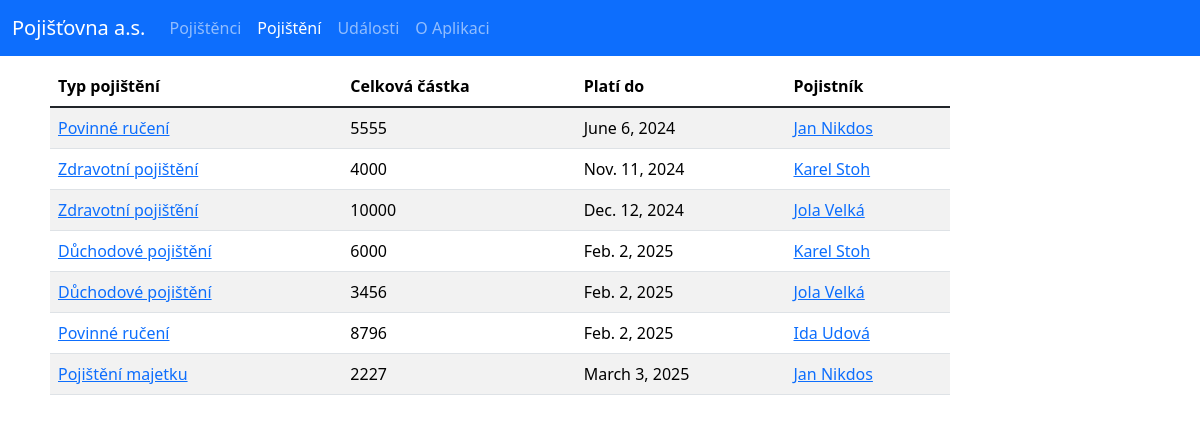
/insurance-policy/, run on an earlier commit of the app's database.
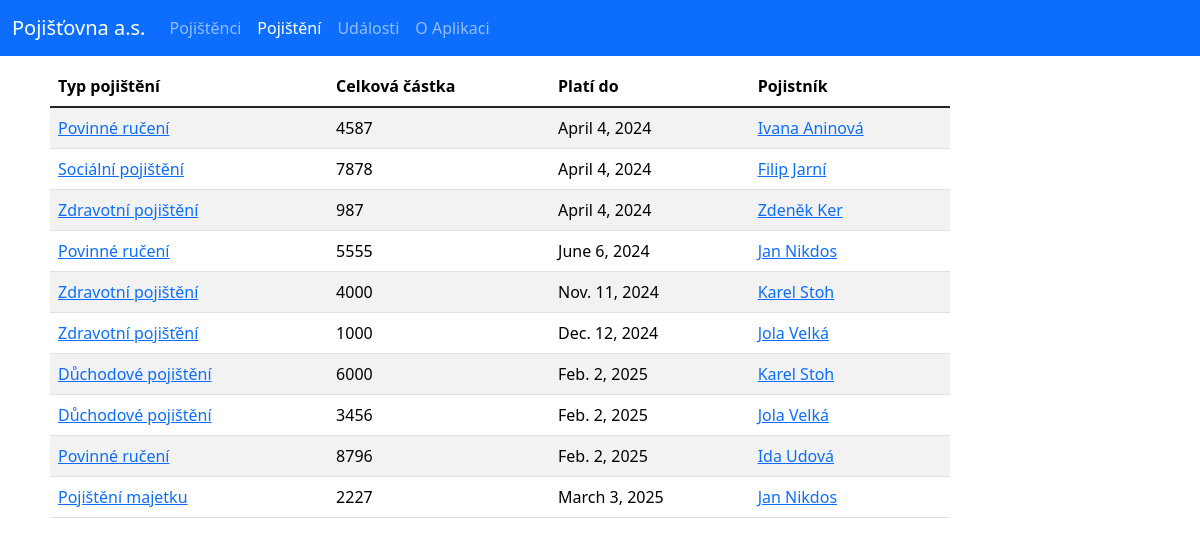
And on a later commit of the database.
### base/models.py (models this page shows, shortened)
class InsurancePolicy(models.Model):
    holder = models.ForeignKey(Policyholder, on_delete=models.CASCADE)
    effective_date = models.DateField("Začátek platnosti")
    expire_date = models.DateField("Konec platnosti")
    total_amount = models.IntegerField("Celková částka")
    policy_type = models.CharField("Druh pojištění", max_length=50)
    class Meta:
        ordering = ['expire_date']

class Policyholder(models.Model):
    first_name = models.CharField("Jméno", max_length=50)
    last_name = models.CharField("Příjmení", max_length=50)
    email = models.EmailField()
    phone = models.CharField("Telefon", max_length=20)
    address = models.CharField("Adresa", max_length=100)
    city = models.CharField("Město", max_length=100)
    zip_code = models.CharField("PSČ", max_length=20)
    class Meta:
        ordering = ['last_name', 'first_name']
    def __str__(self):
        return f"{self.first_name} {self.last_name}"

### base/views.py (the view)
# urls.py: path('insurance-policy/', views.insurance_policy_page, name="insurance-policy"),
def insurance_policy_page(request):
    insurance_policies = InsurancePolicy.objects.all()
    context = {'insurance_policies': insurance_policies}
    return render(request, 'base/insurance_policy.html', context)

### base/templates/base/insurance_policy.html
{% extends 'main.html' %}
{% block content %}
<main class="content">
    <div class="table-responsive">
        <table class="table table-striped table-hover">
            <thead>
                <tr>
                    <th scope="col">Typ pojištění</th>
                    <th scope="col">Celková částka</th>
                    <th scope="col">Platí do</th>
                    <th scope="col">Pojistník</th>
                </tr>
            </thead>
            <tbody class="table-group-divider">
                {% for policy in insurance_policies %}
                <tr>
                    <td><a href="{% url 'insurance-policy-detail' policy.id %}">{{policy.policy_type}}</a></td>
                    <td>{{policy.total_amount}}</td>
                    <td>{{policy.expire_date}}</td>
                    <td><a href="{% url 'policyholder-detail'  policy.holder.id%}">{{policy.holder}}</a></td>
                </tr>
                {% endfor %}
            </tbody>
        </table>
    </div>
</main>
{% endblock %}

What changed in the data, as far as the page shows it:
added InsurancePolicy: policy_type "Povinné ručení", total_amount "4587", expire_date "April 4, 2024", holder "Ivana Aninová"
added InsurancePolicy: policy_type "Sociální pojištění", total_amount "7878", expire_date "April 4, 2024", holder "Filip Jarní"
added InsurancePolicy: policy_type "Zdravotní pojištění", total_amount "987", expire_date "April 4, 2024", holder "Zdeněk Ker"
changed InsurancePolicy "Zdravotní pojišťění": total_amount "10000" → "1000"
